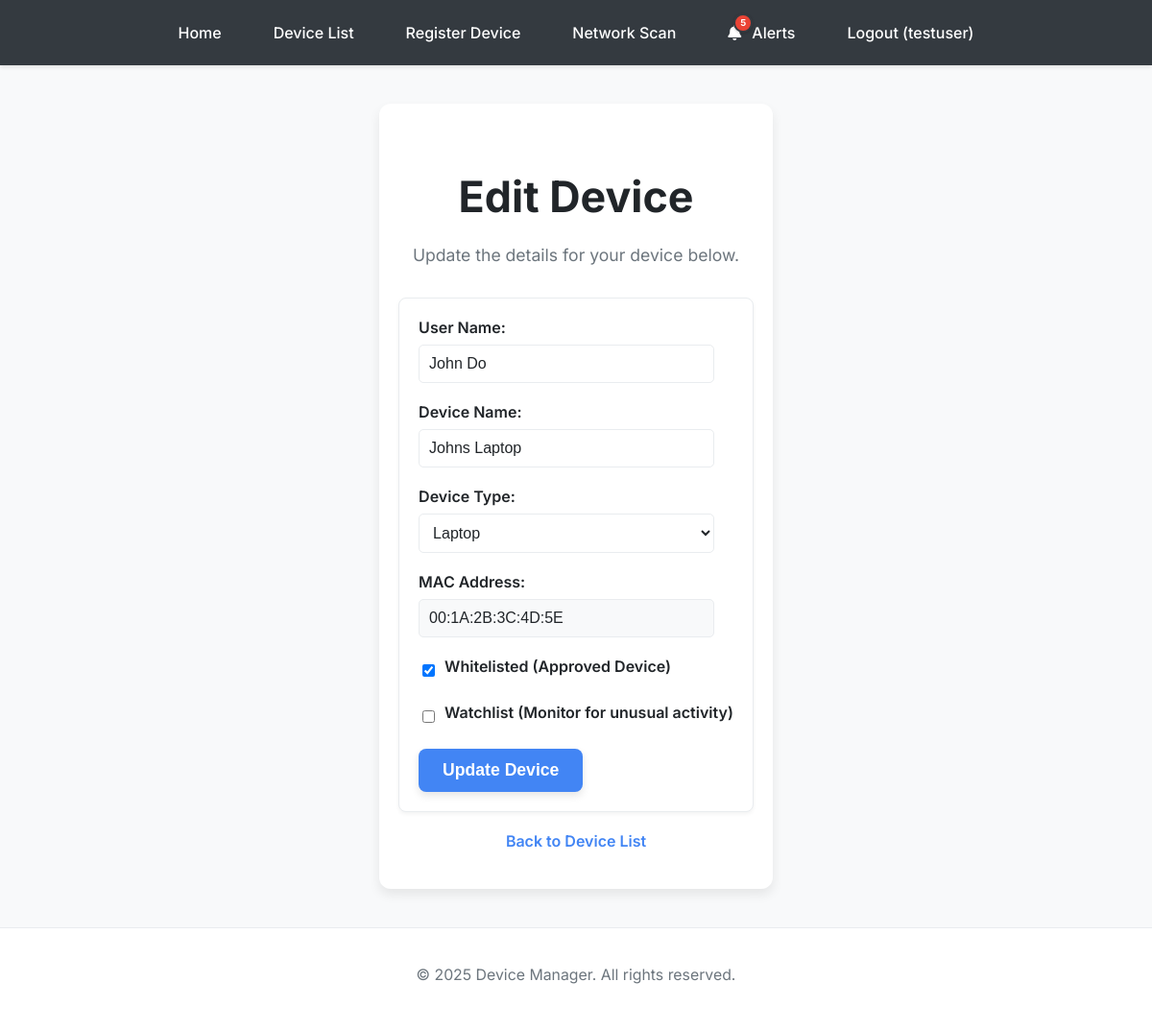
Page /edit_device/1 (signed in) on the earlier database version.
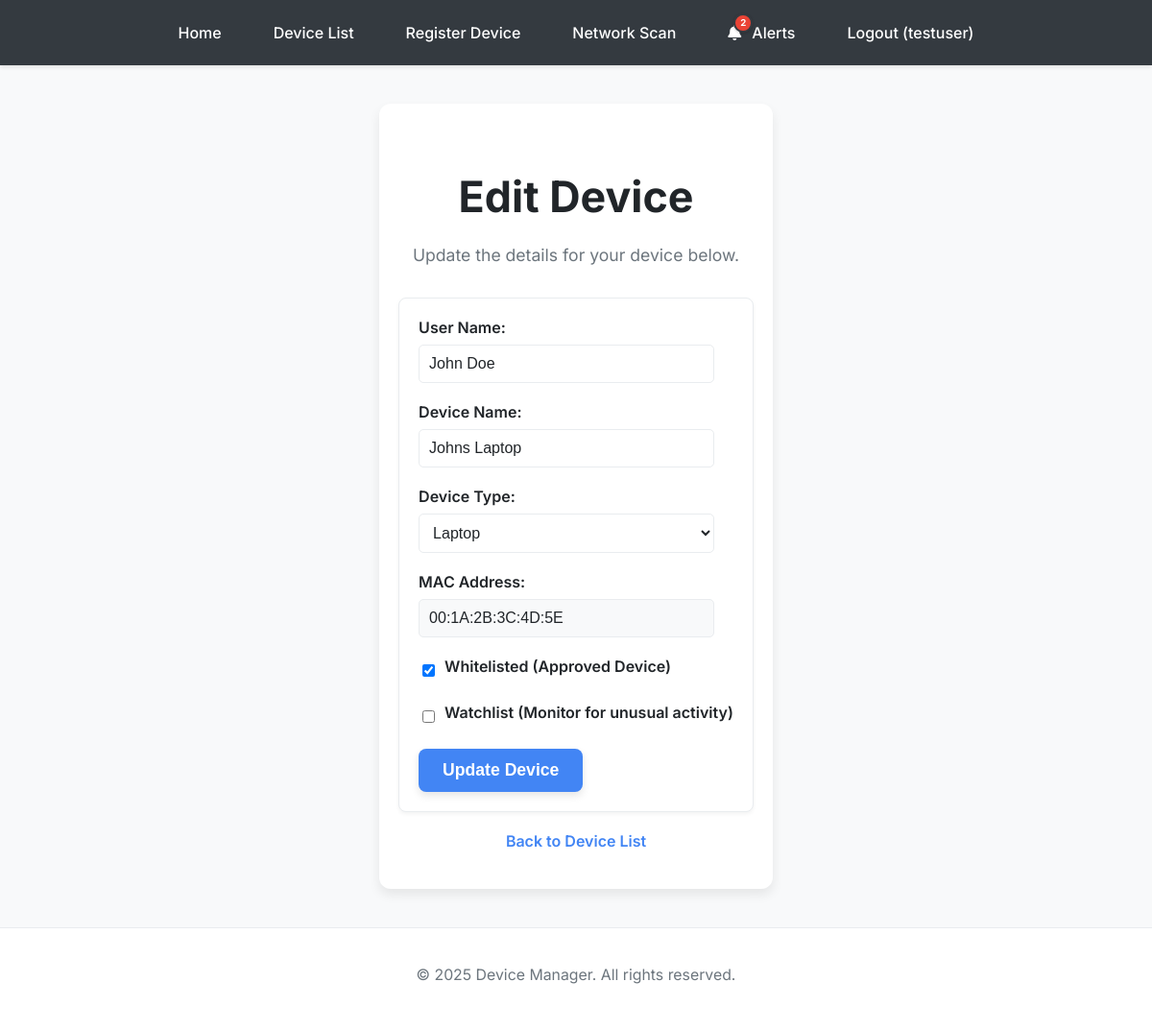
Same page on the later database version.
### app.py (models this page shows, shortened)
class Device(db.Model):
    id = db.Column(db.Integer, primary_key=True)
    user_id = db.Column(db.Integer, db.ForeignKey('user.id'), nullable=False)
    user_name = db.Column(db.String(100), nullable=False)
    device_name = db.Column(db.String(100), nullable=False)
    mac_address = db.Column(db.String(17), unique=True, nullable=True)
    is_whitelisted = db.Column(db.Boolean, default=False)
    is_watchlist = db.Column(db.Boolean, default=False)
    device_type = db.Column(db.String(50), nullable=True)
    last_seen = db.Column(db.DateTime, nullable=True)
    status = db.Column(db.String(20), default='Offline')

### app.py (the view, shortened to what this page needs)
@app.route('/edit_device/<int:device_id>', methods=['GET', 'POST'])
@login_required
def edit_device(device_id):
    device = Device.query.filter_by(id=device_id, user_id=current_user.id).first_or_404()
    return render_template('edit_device.html', device=device)

### app.py (called while the page is built)
@login_manager.user_loader
def load_user(user_id):
    return User.query.get(int(user_id))

@app.context_processor
def inject_unread_alerts_count():
    if current_user.is_authenticated:
        unread_count = Alert.query.filter_by(user_id=current_user.id, is_read=False).count()
        return dict(unread_alerts_count=unread_count)
    return dict(unread_alerts_count=0) # No unread alerts if not logged in

### templates/edit_device.html (shortened to what this page needs)
<!DOCTYPE html>
<html>
<head>
</head>
<body>
    {% include 'base_navbar.html' %}
    <div class="container">
        <h1>Edit Device</h1>
        <p>Update the details for your device below.</p>
        <form action="{{ url_for('edit_device', device_id=device.id) }}" method="post">
            <label for="user_name">User Name:</label>
            <input type="text" id="user_name" name="user_name" value="{{ device.user_name }}" required>
            <label for="device_name">Device Name:</label>
            <input type="text" id="device_name" name="device_name" value="{{ device.device_name }}" required>
            <label for="device_type">Device Type:</label>
            <select id="device_type" name="device_type" required>
                <option value="Laptop" {% if device.device_type == 'Laptop' %}selected{% endif %}>Laptop</option>
            </select>
            <label for="mac_address">MAC Address:</label>
            <input type="text" id="mac_address" name="mac_address" value="{{ device.mac_address }}" readonly>
            <div class="checkbox-group">
                <input type="checkbox" id="is_whitelisted" name="is_whitelisted" {% if device.is_whitelisted %}checked{% endif %}>
                <label for="is_whitelisted">Whitelisted (Approved Device)</label>
            </div>
            <div class="checkbox-group">
                <input type="checkbox" id="is_watchlist" name="is_watchlist" {% if device.is_watchlist %}checked{% endif %}>
                <label for="is_watchlist">Watchlist (Monitor for unusual activity)</label>
            </div>
            <button type="submit">Update Device</button>
        </form>
        <a href="{{ url_for('device_list_page') }}" class="back-link">Back to Device List</a>
    </div>
    <footer>
        <p>&copy; 2025 Device Manager. All rights reserved.</p>
    </footer>
</body>
</html>

### templates/base_navbar.html (shortened to what this page needs)
<!DOCTYPE html>
<html lang="en">
<head>
    <link rel="stylesheet" href="https://cdnjs.cloudflare.com/ajax/libs/font-awesome/6.0.0-beta3/css/all.min.css">
</head>
<body>
    <nav>
        <ul>
            <li><a href="{{ url_for('index') }}">Home</a></li>
            {% if current_user.is_authenticated %}
                <li><a href="{{ url_for('device_list_page') }}">Device List</a></li>
                <li><a href="{{ url_for('register') }}">Register Device</a></li>
                <li><a href="{{ url_for('network_scan_page') }}">Network Scan</a></li>
                <li>
                    <a href="{{ url_for('alerts_page') }}" class="alerts-link">
                        <span class="bell-wrapper">
                            <i class="fas fa-bell"></i>
                            {% if unread_alerts_count > 0 %}
                                <span class="alert-badge">{{ unread_alerts_count }}</span>
                            {% endif %}
                        </span>
                        Alerts
                    </a>
                </li>
                <li><a href="{{ url_for('logout') }}">Logout ({{ current_user.username }})</a></li>
            {% else %}
                <li><a href="{{ url_for('login') }}">Login</a></li>
                <li><a href="{{ url_for('register_user') }}">Register</a></li>
            {% endif %}
        </ul>
    </nav>
</body>
</html>

Differences in the rows shown:
changed Device "Johns Laptop": user_name "John Do" → "John Doe"
Other differences:
{{ unread_alerts_count }}: "5" → "2"
